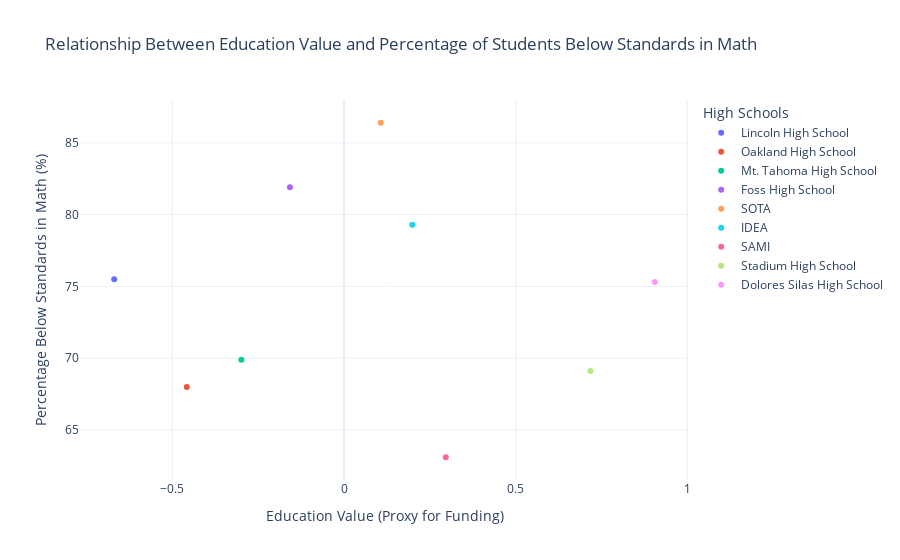
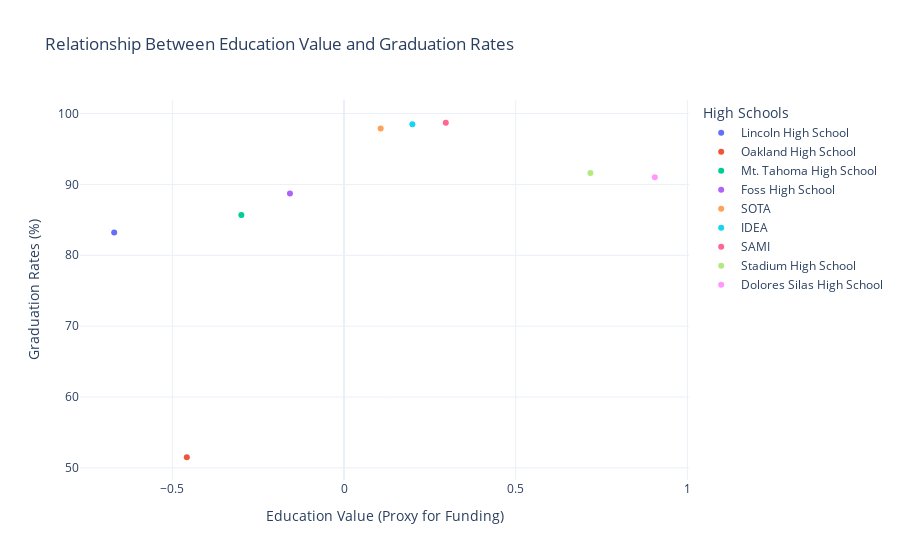
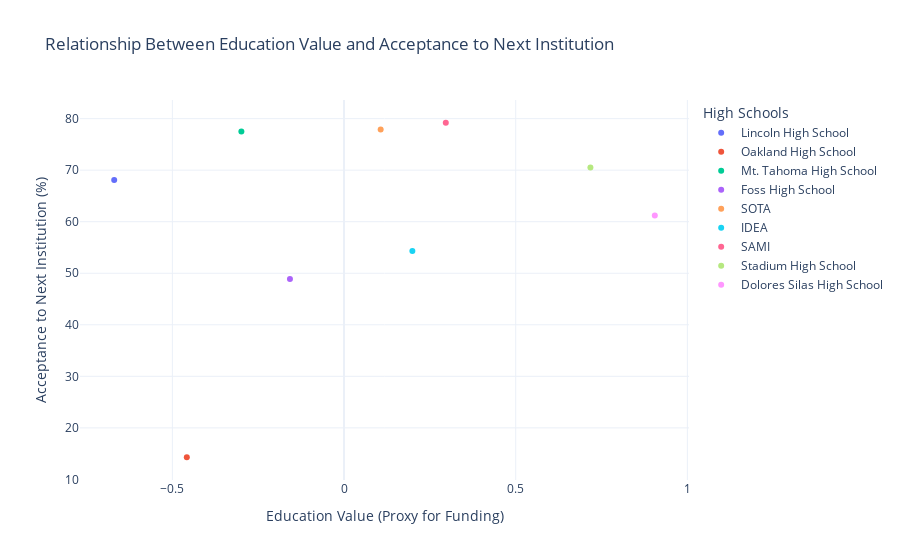

The cell these charts' notebook holds for them, in order:
### Code cell
import pandas as pd
import plotly.express as px

# Load the provided CSV files
correct_funding_data_path = "Sorted_Merged_Schools_Education_Equity.csv"
correct_student_outcomes_path = "TP Student Outcomes - Sheet1 (1).csv"

# Read the data
funding_data = pd.read_csv(correct_funding_data_path)
student_outcomes = pd.read_csv(correct_student_outcomes_path)

# Clean and prepare the data
for col in [
    "Percentage of Students Below State Standards in ELA (Assessment SBA)",
    "Percentage of Students Below State Standards in Math (Assessment SBA)",
    "Graduation Rates",
    "Acceptance to Next Institution"
]:
    student_outcomes[col] = student_outcomes[col].str.replace('%', '', regex=False).astype(float)

# Merge datasets on the "High School Name" column
merged_data = pd.merge(
    funding_data, 
    student_outcomes, 
    left_on="High School Name", 
    right_on="High School Name"
)

# Sort the data by education value (funding) in ascending order
merged_data_sorted = merged_data.sort_values(by="education_value", ascending=True)

# Function to plot relationships with sorted data and color-coded points
def plot_relationship_sorted(y_column, y_label, title):
    fig = px.scatter(
        merged_data_sorted,
        x="education_value",
        y=y_column,
        color="High School Name",  # Assign a unique color for each high school
        title=title,
        labels={
            "education_value": "Education Value (Proxy for Funding)",
            y_column: y_label,
            "High School Name": "High School"
        },
        trendline="ols"  # Ordinary Least Squares regression trendline
    )
    fig.update_layout(
        xaxis_title="Education Value (Proxy for Funding)",
        yaxis_title=y_label,
        template="plotly_white",
        legend_title="High Schools"  # Label the legend
    )
    fig.show()

# Plot each outcome
plot_relationship_sorted(
    "Percentage of Students Below State Standards in Math (Assessment SBA)",
    "Percentage Below Standards in Math (%)",
    "Relationship Between Education Value and Percentage of Students Below Standards in Math"
)

plot_relationship_sorted(
    "Graduation Rates",
    "Graduation Rates (%)",
    "Relationship Between Education Value and Graduation Rates"
)

plot_relationship_sorted(
    "Acceptance to Next Institution",
    "Acceptance to Next Institution (%)",
    "Relationship Between Education Value and Acceptance to Next Institution"
)

### Figure 1 — Plotly figure (JSON) as saved in the notebook; plotly's stock layout.template omitted (floating-point values rounded to 4 significant figures)
{"data": [{"hovertemplate": "High School=Lincoln High School<br>Education Value (Proxy for Funding)=%{x}<br>Percentage Below Standards in Math (%)=%{y}<extra></extra>", "legendgroup": "Lincoln High School", "marker": {"color": "#636efa", "symbol": "circle"}, "mode": "markers", "name": "Lincoln High School", "orientation": "v", "showlegend": true, "type": "scatter", "x": [-0.6694], "xaxis": "x", "y": [75.5], "yaxis": "y"}, {"hovertemplate": "High School=Lincoln High School<extra></extra>", "legendgroup": "Lincoln High School", "marker": {"color": "#636efa", "symbol": "circle"}, "mode": "lines", "name": "Lincoln High School", "showlegend": false, "type": "scatter", "xaxis": "x", "yaxis": "y"}, {"hovertemplate": "High School=Oakland High School<br>Education Value (Proxy for Funding)=%{x}<br>Percentage Below Standards in Math (%)=%{y}<extra></extra>", "legendgroup": "Oakland High School", "marker": {"color": "#EF553B", "symbol": "circle"}, "mode": "markers", "name": "Oakland High School", "orientation": "v", "showlegend": true, "type": "scatter", "x": [-0.458], "xaxis": "x", "y": [68], "yaxis": "y"}, {"hovertemplate": "High School=Oakland High School<extra></extra>", "legendgroup": "Oakland High School", "marker": {"color": "#EF553B", "symbol": "circle"}, "mode": "lines", "name": "Oakland High School", "showlegend": false, "type": "scatter", "xaxis": "x", "yaxis": "y"}, {"hovertemplate": "High School=Mt. Tahoma High School<br>Education Value (Proxy for Funding)=%{x}<br>Percentage Below Standards in Math (%)=%{y}<extra></extra>", "legendgroup": "Mt. Tahoma High School", "marker": {"color": "#00cc96", "symbol": "circle"}, "mode": "markers", "name": "Mt. Tahoma High School", "orientation": "v", "showlegend": true, "type": "scatter", "x": [-0.299], "xaxis": "x", "y": [69.9], "yaxis": "y"}, {"hovertemplate": "High School=Mt. Tahoma High School<extra></extra>", "legendgroup": "Mt. Tahoma High School", "marker": {"color": "#00cc96", "symbol": "circle"}, "mode": "lines", "name": "Mt. Tahoma High School", "showlegend": false, "type": "scatter", "xaxis": "x", "yaxis": "y"}, {"hovertemplate": "High School=Foss High School<br>Education Value (Proxy for Funding)=%{x}<br>Percentage Below Standards in Math (%)=%{y}<extra></extra>", "legendgroup": "Foss High School", "marker": {"color": "#ab63fa", "symbol": "circle"}, "mode": "markers", "name": "Foss High School", "orientation": "v", "showlegend": true, "type": "scatter", "x": [-0.1575], "xaxis": "x", "y": [81.9], "yaxis": "y"}, {"hovertemplate": "High School=Foss High School<extra></extra>", "legendgroup": "Foss High School", "marker": {"color": "#ab63fa", "symbol": "circle"}, "mode": "lines", "name": "Foss High School", "showlegend": false, "type": "scatter", "xaxis": "x", "yaxis": "y"}, {"hovertemplate": "High School=SOTA<br>Education Value (Proxy for Funding)=%{x}<br>Percentage Below Standards in Math (%)=%{y}<extra></extra>", "legendgroup": "SOTA", "marker": {"color": "#FFA15A", "symbol": "circle"}, "mode": "markers", "name": "SOTA", "orientation": "v", "showlegend": true, "type": "scatter", "x": [0.1067], "xaxis": "x", "y": [86.4], "yaxis": "y"}, {"hovertemplate": "High School=SOTA<extra></extra>", "legendgroup": "SOTA", "marker": {"color": "#FFA15A", "symbol": "circle"}, "mode": "lines", "name": "SOTA", "showlegend": false, "type": "scatter", "xaxis": "x", "yaxis": "y"}, {"hovertemplate": "High School=IDEA<br>Education Value (Proxy for Funding)=%{x}<br>Percentage Below Standards in Math (%)=%{y}<extra></extra>", "legendgroup": "IDEA", "marker": {"color": "#19d3f3", "symbol": "circle"}, "mode": "markers", "name": "IDEA", "orientation": "v", "showlegend": true, "type": "scatter", "x": [0.199], "xaxis": "x", "y": [79.3], "yaxis": "y"}, {"hovertemplate": "High School=IDEA<extra></extra>", "legendgroup": "IDEA", "marker": {"color": "#19d3f3", "symbol": "circle"}, "mode": "lines", "name": "IDEA", "showlegend": false, "type": "scatter", "xaxis": "x", "yaxis": "y"}, {"hovertemplate": "High School=SAMI<br>Education Value (Proxy for Funding)=%{x}<br>Percentage Below Standards in Math (%)=%{y}<extra></extra>", "legendgroup": "SAMI", "marker": {"color": "#FF6692", "symbol": "circle"}, "mode": "markers", "name": "SAMI", "orientation": "v", "showlegend": true, "type": "scatter", "x": [0.2964], "xaxis": "x", "y": [63.1], "yaxis": "y"}, {"hovertemplate": "High School=SAMI<extra></extra>", "legendgroup": "SAMI", "marker": {"color": "#FF6692", "symbol": "circle"}, "mode": "lines", "name": "SAMI", "showlegend": false, "type": "scatter", "xaxis": "x", "yaxis": "y"}, {"hovertemplate": "High School=Stadium High School<br>Education Value (Proxy for Funding)=%{x}<br>Percentage Below Standards in Math (%)=%{y}<extra></extra>", "legendgroup": "Stadium High School", "marker": {"color": "#B6E880", "symbol": "circle"}, "mode": "markers", "name": "Stadium High School", "orientation": "v", "showlegend": true, "type": "scatter", "x": [0.7176], "xaxis": "x", "y": [69.1], "yaxis": "y"}, {"hovertemplate": "High School=Stadium High School<extra></extra>", "legendgroup": "Stadium High School", "marker": {"color": "#B6E880", "symbol": "circle"}, "mode": "lines", "name": "Stadium High School", "showlegend": false, "type": "scatter", "xaxis": "x", "yaxis": "y"}, {"hovertemplate": "High School=Dolores Silas High School<br>Education Value (Proxy for Funding)=%{x}<br>Percentage Below Standards in Math (%)=%{y}<extra></extra>", "legendgroup": "Dolores Silas High School", "marker": {"color": "#FF97FF", "symbol": "circle"}, "mode": "markers", "name": "Dolores Silas High School", "orientation": "v", "showlegend": true, "type": "scatter", "x": [0.9051], "xaxis": "x", "y": [75.3], "yaxis": "y"}, {"hovertemplate": "High School=Dolores Silas High School<extra></extra>", "legendgroup": "Dolores Silas High School", "marker": {"color": "#FF97FF", "symbol": "circle"}, "mode": "lines", "name": "Dolores Silas High School", "showlegend": false, "type": "scatter", "xaxis": "x", "yaxis": "y"}], "layout": {"autosize": true, "legend": {"title": {"text": "High Schools"}, "tracegroupgap": 0}, "title": {"text": "Relationship Between Education Value and Percentage of Students Below Standards in Math"}, "xaxis": {"anchor": "y", "autorange": true, "domain": [0, 1], "range": [-0.7674, 1.003], "title": {"text": "Education Value (Proxy for Funding)"}, "type": "linear"}, "yaxis": {"anchor": "x", "autorange": true, "domain": [0, 1], "range": [61.18, 88.32], "title": {"text": "Percentage Below Standards in Math (%)"}, "type": "linear"}}}

### Figure 2 — Plotly figure (JSON) as saved in the notebook; plotly's stock layout.template omitted (floating-point values rounded to 4 significant figures)
{"data": [{"hovertemplate": "High School=Lincoln High School<br>Education Value (Proxy for Funding)=%{x}<br>Graduation Rates (%)=%{y}<extra></extra>", "legendgroup": "Lincoln High School", "marker": {"color": "#636efa", "symbol": "circle"}, "mode": "markers", "name": "Lincoln High School", "orientation": "v", "showlegend": true, "type": "scatter", "x": [-0.6694], "xaxis": "x", "y": [83.2], "yaxis": "y"}, {"hovertemplate": "High School=Lincoln High School<extra></extra>", "legendgroup": "Lincoln High School", "marker": {"color": "#636efa", "symbol": "circle"}, "mode": "lines", "name": "Lincoln High School", "showlegend": false, "type": "scatter", "xaxis": "x", "yaxis": "y"}, {"hovertemplate": "High School=Oakland High School<br>Education Value (Proxy for Funding)=%{x}<br>Graduation Rates (%)=%{y}<extra></extra>", "legendgroup": "Oakland High School", "marker": {"color": "#EF553B", "symbol": "circle"}, "mode": "markers", "name": "Oakland High School", "orientation": "v", "showlegend": true, "type": "scatter", "x": [-0.458], "xaxis": "x", "y": [51.5], "yaxis": "y"}, {"hovertemplate": "High School=Oakland High School<extra></extra>", "legendgroup": "Oakland High School", "marker": {"color": "#EF553B", "symbol": "circle"}, "mode": "lines", "name": "Oakland High School", "showlegend": false, "type": "scatter", "xaxis": "x", "yaxis": "y"}, {"hovertemplate": "High School=Mt. Tahoma High School<br>Education Value (Proxy for Funding)=%{x}<br>Graduation Rates (%)=%{y}<extra></extra>", "legendgroup": "Mt. Tahoma High School", "marker": {"color": "#00cc96", "symbol": "circle"}, "mode": "markers", "name": "Mt. Tahoma High School", "orientation": "v", "showlegend": true, "type": "scatter", "x": [-0.299], "xaxis": "x", "y": [85.7], "yaxis": "y"}, {"hovertemplate": "High School=Mt. Tahoma High School<extra></extra>", "legendgroup": "Mt. Tahoma High School", "marker": {"color": "#00cc96", "symbol": "circle"}, "mode": "lines", "name": "Mt. Tahoma High School", "showlegend": false, "type": "scatter", "xaxis": "x", "yaxis": "y"}, {"hovertemplate": "High School=Foss High School<br>Education Value (Proxy for Funding)=%{x}<br>Graduation Rates (%)=%{y}<extra></extra>", "legendgroup": "Foss High School", "marker": {"color": "#ab63fa", "symbol": "circle"}, "mode": "markers", "name": "Foss High School", "orientation": "v", "showlegend": true, "type": "scatter", "x": [-0.1575], "xaxis": "x", "y": [88.7], "yaxis": "y"}, {"hovertemplate": "High School=Foss High School<extra></extra>", "legendgroup": "Foss High School", "marker": {"color": "#ab63fa", "symbol": "circle"}, "mode": "lines", "name": "Foss High School", "showlegend": false, "type": "scatter", "xaxis": "x", "yaxis": "y"}, {"hovertemplate": "High School=SOTA<br>Education Value (Proxy for Funding)=%{x}<br>Graduation Rates (%)=%{y}<extra></extra>", "legendgroup": "SOTA", "marker": {"color": "#FFA15A", "symbol": "circle"}, "mode": "markers", "name": "SOTA", "orientation": "v", "showlegend": true, "type": "scatter", "x": [0.1067], "xaxis": "x", "y": [97.9], "yaxis": "y"}, {"hovertemplate": "High School=SOTA<extra></extra>", "legendgroup": "SOTA", "marker": {"color": "#FFA15A", "symbol": "circle"}, "mode": "lines", "name": "SOTA", "showlegend": false, "type": "scatter", "xaxis": "x", "yaxis": "y"}, {"hovertemplate": "High School=IDEA<br>Education Value (Proxy for Funding)=%{x}<br>Graduation Rates (%)=%{y}<extra></extra>", "legendgroup": "IDEA", "marker": {"color": "#19d3f3", "symbol": "circle"}, "mode": "markers", "name": "IDEA", "orientation": "v", "showlegend": true, "type": "scatter", "x": [0.199], "xaxis": "x", "y": [98.5], "yaxis": "y"}, {"hovertemplate": "High School=IDEA<extra></extra>", "legendgroup": "IDEA", "marker": {"color": "#19d3f3", "symbol": "circle"}, "mode": "lines", "name": "IDEA", "showlegend": false, "type": "scatter", "xaxis": "x", "yaxis": "y"}, {"hovertemplate": "High School=SAMI<br>Education Value (Proxy for Funding)=%{x}<br>Graduation Rates (%)=%{y}<extra></extra>", "legendgroup": "SAMI", "marker": {"color": "#FF6692", "symbol": "circle"}, "mode": "markers", "name": "SAMI", "orientation": "v", "showlegend": true, "type": "scatter", "x": [0.2964], "xaxis": "x", "y": [98.7], "yaxis": "y"}, {"hovertemplate": "High School=SAMI<extra></extra>", "legendgroup": "SAMI", "marker": {"color": "#FF6692", "symbol": "circle"}, "mode": "lines", "name": "SAMI", "showlegend": false, "type": "scatter", "xaxis": "x", "yaxis": "y"}, {"hovertemplate": "High School=Stadium High School<br>Education Value (Proxy for Funding)=%{x}<br>Graduation Rates (%)=%{y}<extra></extra>", "legendgroup": "Stadium High School", "marker": {"color": "#B6E880", "symbol": "circle"}, "mode": "markers", "name": "Stadium High School", "orientation": "v", "showlegend": true, "type": "scatter", "x": [0.7176], "xaxis": "x", "y": [91.6], "yaxis": "y"}, {"hovertemplate": "High School=Stadium High School<extra></extra>", "legendgroup": "Stadium High School", "marker": {"color": "#B6E880", "symbol": "circle"}, "mode": "lines", "name": "Stadium High School", "showlegend": false, "type": "scatter", "xaxis": "x", "yaxis": "y"}, {"hovertemplate": "High School=Dolores Silas High School<br>Education Value (Proxy for Funding)=%{x}<br>Graduation Rates (%)=%{y}<extra></extra>", "legendgroup": "Dolores Silas High School", "marker": {"color": "#FF97FF", "symbol": "circle"}, "mode": "markers", "name": "Dolores Silas High School", "orientation": "v", "showlegend": true, "type": "scatter", "x": [0.9051], "xaxis": "x", "y": [91], "yaxis": "y"}, {"hovertemplate": "High School=Dolores Silas High School<extra></extra>", "legendgroup": "Dolores Silas High School", "marker": {"color": "#FF97FF", "symbol": "circle"}, "mode": "lines", "name": "Dolores Silas High School", "showlegend": false, "type": "scatter", "xaxis": "x", "yaxis": "y"}], "layout": {"autosize": true, "legend": {"title": {"text": "High Schools"}, "tracegroupgap": 0}, "title": {"text": "Relationship Between Education Value and Graduation Rates"}, "xaxis": {"anchor": "y", "autorange": true, "domain": [0, 1], "range": [-0.7674, 1.003], "title": {"text": "Education Value (Proxy for Funding)"}, "type": "linear"}, "yaxis": {"anchor": "x", "autorange": true, "domain": [0, 1], "range": [47.6, 102.6], "title": {"text": "Graduation Rates (%)"}, "type": "linear"}}}

### Figure 3 — Plotly figure (JSON) as saved in the notebook; plotly's stock layout.template omitted (floating-point values rounded to 4 significant figures)
{"data": [{"hovertemplate": "High School=Lincoln High School<br>Education Value (Proxy for Funding)=%{x}<br>Acceptance to Next Institution (%)=%{y}<extra></extra>", "legendgroup": "Lincoln High School", "marker": {"color": "#636efa", "symbol": "circle"}, "mode": "markers", "name": "Lincoln High School", "orientation": "v", "showlegend": true, "type": "scatter", "x": [-0.6694], "xaxis": "x", "y": [68.1], "yaxis": "y"}, {"hovertemplate": "High School=Lincoln High School<extra></extra>", "legendgroup": "Lincoln High School", "marker": {"color": "#636efa", "symbol": "circle"}, "mode": "lines", "name": "Lincoln High School", "showlegend": false, "type": "scatter", "xaxis": "x", "yaxis": "y"}, {"hovertemplate": "High School=Oakland High School<br>Education Value (Proxy for Funding)=%{x}<br>Acceptance to Next Institution (%)=%{y}<extra></extra>", "legendgroup": "Oakland High School", "marker": {"color": "#EF553B", "symbol": "circle"}, "mode": "markers", "name": "Oakland High School", "orientation": "v", "showlegend": true, "type": "scatter", "x": [-0.458], "xaxis": "x", "y": [14.3], "yaxis": "y"}, {"hovertemplate": "High School=Oakland High School<extra></extra>", "legendgroup": "Oakland High School", "marker": {"color": "#EF553B", "symbol": "circle"}, "mode": "lines", "name": "Oakland High School", "showlegend": false, "type": "scatter", "xaxis": "x", "yaxis": "y"}, {"hovertemplate": "High School=Mt. Tahoma High School<br>Education Value (Proxy for Funding)=%{x}<br>Acceptance to Next Institution (%)=%{y}<extra></extra>", "legendgroup": "Mt. Tahoma High School", "marker": {"color": "#00cc96", "symbol": "circle"}, "mode": "markers", "name": "Mt. Tahoma High School", "orientation": "v", "showlegend": true, "type": "scatter", "x": [-0.299], "xaxis": "x", "y": [77.5], "yaxis": "y"}, {"hovertemplate": "High School=Mt. Tahoma High School<extra></extra>", "legendgroup": "Mt. Tahoma High School", "marker": {"color": "#00cc96", "symbol": "circle"}, "mode": "lines", "name": "Mt. Tahoma High School", "showlegend": false, "type": "scatter", "xaxis": "x", "yaxis": "y"}, {"hovertemplate": "High School=Foss High School<br>Education Value (Proxy for Funding)=%{x}<br>Acceptance to Next Institution (%)=%{y}<extra></extra>", "legendgroup": "Foss High School", "marker": {"color": "#ab63fa", "symbol": "circle"}, "mode": "markers", "name": "Foss High School", "orientation": "v", "showlegend": true, "type": "scatter", "x": [-0.1575], "xaxis": "x", "y": [48.9], "yaxis": "y"}, {"hovertemplate": "High School=Foss High School<extra></extra>", "legendgroup": "Foss High School", "marker": {"color": "#ab63fa", "symbol": "circle"}, "mode": "lines", "name": "Foss High School", "showlegend": false, "type": "scatter", "xaxis": "x", "yaxis": "y"}, {"hovertemplate": "High School=SOTA<br>Education Value (Proxy for Funding)=%{x}<br>Acceptance to Next Institution (%)=%{y}<extra></extra>", "legendgroup": "SOTA", "marker": {"color": "#FFA15A", "symbol": "circle"}, "mode": "markers", "name": "SOTA", "orientation": "v", "showlegend": true, "type": "scatter", "x": [0.1067], "xaxis": "x", "y": [77.9], "yaxis": "y"}, {"hovertemplate": "High School=SOTA<extra></extra>", "legendgroup": "SOTA", "marker": {"color": "#FFA15A", "symbol": "circle"}, "mode": "lines", "name": "SOTA", "showlegend": false, "type": "scatter", "xaxis": "x", "yaxis": "y"}, {"hovertemplate": "High School=IDEA<br>Education Value (Proxy for Funding)=%{x}<br>Acceptance to Next Institution (%)=%{y}<extra></extra>", "legendgroup": "IDEA", "marker": {"color": "#19d3f3", "symbol": "circle"}, "mode": "markers", "name": "IDEA", "orientation": "v", "showlegend": true, "type": "scatter", "x": [0.199], "xaxis": "x", "y": [54.3], "yaxis": "y"}, {"hovertemplate": "High School=IDEA<extra></extra>", "legendgroup": "IDEA", "marker": {"color": "#19d3f3", "symbol": "circle"}, "mode": "lines", "name": "IDEA", "showlegend": false, "type": "scatter", "xaxis": "x", "yaxis": "y"}, {"hovertemplate": "High School=SAMI<br>Education Value (Proxy for Funding)=%{x}<br>Acceptance to Next Institution (%)=%{y}<extra></extra>", "legendgroup": "SAMI", "marker": {"color": "#FF6692", "symbol": "circle"}, "mode": "markers", "name": "SAMI", "orientation": "v", "showlegend": true, "type": "scatter", "x": [0.2964], "xaxis": "x", "y": [79.2], "yaxis": "y"}, {"hovertemplate": "High School=SAMI<extra></extra>", "legendgroup": "SAMI", "marker": {"color": "#FF6692", "symbol": "circle"}, "mode": "lines", "name": "SAMI", "showlegend": false, "type": "scatter", "xaxis": "x", "yaxis": "y"}, {"hovertemplate": "High School=Stadium High School<br>Education Value (Proxy for Funding)=%{x}<br>Acceptance to Next Institution (%)=%{y}<extra></extra>", "legendgroup": "Stadium High School", "marker": {"color": "#B6E880", "symbol": "circle"}, "mode": "markers", "name": "Stadium High School", "orientation": "v", "showlegend": true, "type": "scatter", "x": [0.7176], "xaxis": "x", "y": [70.5], "yaxis": "y"}, {"hovertemplate": "High School=Stadium High School<extra></extra>", "legendgroup": "Stadium High School", "marker": {"color": "#B6E880", "symbol": "circle"}, "mode": "lines", "name": "Stadium High School", "showlegend": false, "type": "scatter", "xaxis": "x", "yaxis": "y"}, {"hovertemplate": "High School=Dolores Silas High School<br>Education Value (Proxy for Funding)=%{x}<br>Acceptance to Next Institution (%)=%{y}<extra></extra>", "legendgroup": "Dolores Silas High School", "marker": {"color": "#FF97FF", "symbol": "circle"}, "mode": "markers", "name": "Dolores Silas High School", "orientation": "v", "showlegend": true, "type": "scatter", "x": [0.9051], "xaxis": "x", "y": [61.2], "yaxis": "y"}, {"hovertemplate": "High School=Dolores Silas High School<extra></extra>", "legendgroup": "Dolores Silas High School", "marker": {"color": "#FF97FF", "symbol": "circle"}, "mode": "lines", "name": "Dolores Silas High School", "showlegend": false, "type": "scatter", "xaxis": "x", "yaxis": "y"}], "layout": {"autosize": true, "legend": {"title": {"text": "High Schools"}, "tracegroupgap": 0}, "title": {"text": "Relationship Between Education Value and Acceptance to Next Institution"}, "xaxis": {"anchor": "y", "autorange": true, "domain": [0, 1], "range": [-0.7674, 1.003], "title": {"text": "Education Value (Proxy for Funding)"}, "type": "linear"}, "yaxis": {"anchor": "x", "autorange": true, "domain": [0, 1], "range": [8.944, 84.56], "title": {"text": "Acceptance to Next Institution (%)"}, "type": "linear"}}}
